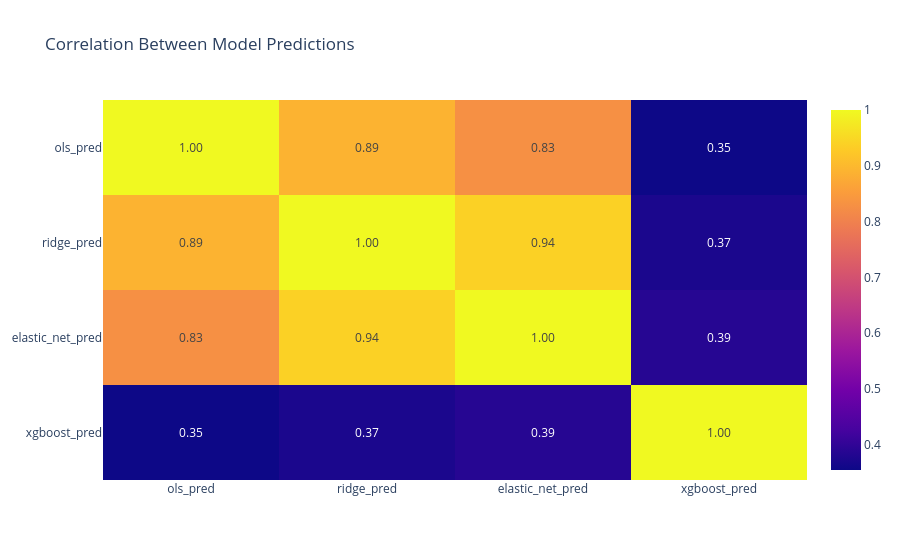

The code cell stored with this chart in its notebook:
### Code cell
fig = px.imshow(
    pred_corr,
    text_auto=".2f",
    aspect="auto",
    title=(
        "Correlation Between Model Predictions"
    ),
)

fig.show()

### Figure 1 — Plotly figure (JSON) as saved in the notebook; plotly's stock layout.template omitted (floating-point values rounded to 4 significant figures)
{"data": [{"coloraxis": "coloraxis", "hovertemplate": "x: %{x}<br>y: %{y}<br>color: %{z}<extra></extra>", "name": "0", "texttemplate": "%{z:.2f}", "type": "heatmap", "x": ["ols_pred", "ridge_pred", "elastic_net_pred", "xgboost_pred"], "xaxis": "x", "y": ["ols_pred", "ridge_pred", "elastic_net_pred", "xgboost_pred"], "yaxis": "y", "z": [[1.0, 0.8891, 0.8286, 0.3547], [0.8891, 1.0, 0.9395, 0.3725], [0.8286, 0.9395, 1.0, 0.3865], [0.3547, 0.3725, 0.3865, 1.0]]}], "layout": {"coloraxis": {"colorscale": [[0, "#0d0887"], [0.1111, "#46039f"], [0.2222, "#7201a8"], [0.3333, "#9c179e"], [0.4444, "#bd3786"], [0.5556, "#d8576b"], [0.6667, "#ed7953"], [0.7778, "#fb9f3a"], [0.8889, "#fdca26"], [1, "#f0f921"]]}, "title": {"text": "Correlation Between Model Predictions"}, "xaxis": {"anchor": "y", "domain": [0, 1]}, "yaxis": {"anchor": "x", "autorange": "reversed", "domain": [0, 1]}}}
